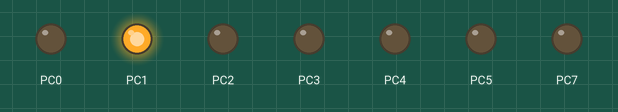
Simulated run of this program. Board: ATmega8, built with avr-gcc and emulated at 8 MHz. Shown: output pins drawn as LEDs (lit = HIGH). Pins used as bus, display or sensor lines are not drawn.

Above: at 0.5 s.
At 1.5 s:
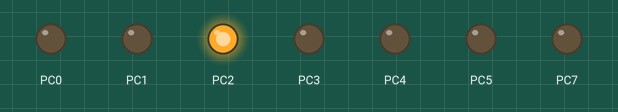
At 2.5 s:
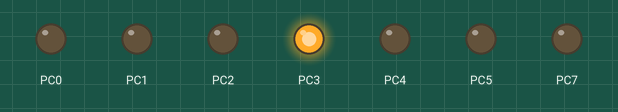
At 3.5 s:
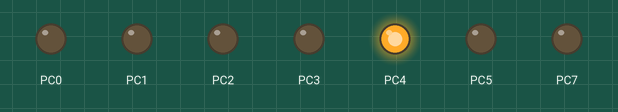
At 4.5 s:
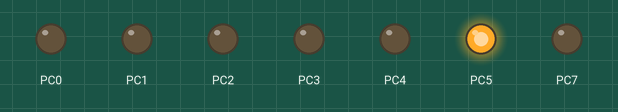
At 5.5 s:
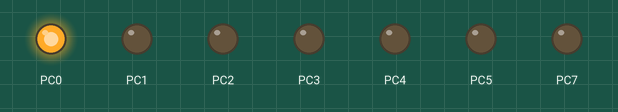
Timing chart, 0 to 7.8 s (numbered marks = the images above):
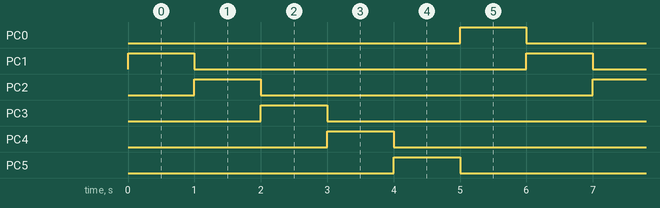

Measured:
- by itself, PC0–5: alternates HIGH for 1.0 s and LOW for 5.0 s
- by itself, everything shown: repeats every 6.0 s, in 6 steps

The program:

bitOperations.c
```c
/*
 * bitOperations.c
 *
 * Created: 2015-02-19 10:56:14 PM
 *  Author: Administrator
 */

#define F_CPU 8000000UL

#include <avr/io.h>
#include <util/delay.h>

#define BV(bit) (1 << bit)
#define setBit(byte, bit) (byte |= BV(bit))
#define clearBit(byte, bit) (byte &= ~BV(bit))
#define toggleBit(byte, bit) (byte ^= BV(bit))

int main(void)
{
	DDRC=0xff;
	PORTC=0b00000001;

    while(1)
    {
        PORTC=PORTC<<1;
		if (PORTC==0b01000000) PORTC=1;
		_delay_ms(1000);

    }

	return 0;
}
```
